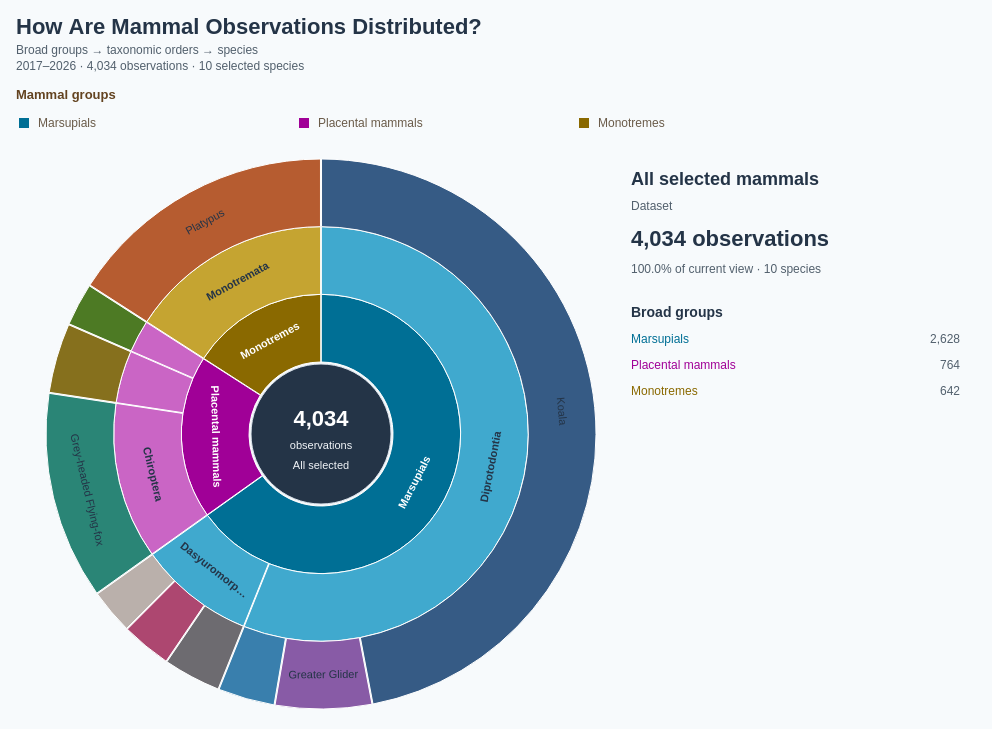

Vega-Lite specification stored for this chart:
### Vega specification from a JSON file in a GitHub repository (floating-point values rounded to 4 significant figures)
{"$schema": "https://vega.github.io/schema/vega/v5.json", "description": "Zoomable sunburst using exactly the 4,034 observations for the 10 species embedded in DotMap.vg.json. Broad mammal group → taxonomic order → species. Species counts are aggregated directly from DotMap observations, including its coordinate and species selection. Higher taxonomy matched by genus to the Mammal Diversity Database, https://raw.githubusercontent.com/mammaldiversity/mammaldiversity.github.io/master/_data/mdd.csv (retrieved 2026-10-10); input scientific names retained. Internal counts are zero to avoid double counting. Counts reflect recording activity, not animal abundance. Click groups or orders to focus; click centre to return to parent; Escape resets. All data embedded. Species leaves use the shared BumpChart species colours; internal rings retain broad-group colours. Uses the 10 most recent available observation years (2017–2026), including partial 2026.", "width": 960, "height": 614, "padding": 16, "background": "#f7fafc", "title": {"text": "How Are Mammal Observations Distributed?", "subtitle": ["Broad groups → taxonomic orders → species", "2017–2026 · 4,034 observations · 10 selected species"], "anchor": "start", "fontSize": 22, "color": "#243447", "subtitleFontSize": 12, "subtitleColor": "#52606d", "offset": 16, "subtitlePadding": 6, "subtitleLineHeight": 16}, "signals": [{"name": "persistentFocus", "value": "all", "on": [{"events": "@segments:click, @childLabels:click", "update": "datum.children > 0 ? datum.id : persistentFocus"}, {"events": "@centre:click", "update": "persistentFocus === 'all' ? 'all' : data('focusNode')[0].parent"}, {"events": "view:keydown[event.key === 'Escape']", "update": "'all'"}, {"events": {"signal": "selectedMammalGroup"}, "update": "selectedMammalGroup || 'all'"}]}, {"name": "hovered", "value": null, "on": [{"events": "@segments:mouseover, @childLabels:mouseover", "update": "datum.id"}, {"events": "@segments:mouseout, @childLabels:mouseout", "update": "null"}, {"events": {"signal": "focus"}, "update": "null"}]}, {"name": "current", "update": "data('focusNode')[0]"}, {"name": "hole", "value": 72}, {"name": "radius", "value": 275}, {"name": "ring", "update": "(radius - hole) / (3 - current.depth)"}, {"name": "detail", "update": "hovered ? data('hoverNode')[0] : current"}, {"name": "legendColumnWidth", "value": 280}, {"name": "legendSymbolSize", "value": 100}, {"name": "selectedMammalGroup", "value": null, "on": [{"events": "@groupLegendSymbols:click, @groupLegendLabels:click", "update": "selectedMammalGroup === datum.group ? null : datum.group"}]}, {"name": "hoveredMammalGroup", "value": null, "on": [{"events": "@groupLegendSymbols:mouseover, @groupLegendLabels:mouseover", "update": "datum.group"}, {"events": "@groupLegendSymbols:mouseout, @groupLegendLabels:mouseout", "update": "null"}]}, {"name": "focus", "update": "hoveredMammalGroup != null ? hoveredMammalGroup : persistentFocus"}], "data": [{"name": "taxonomy", "values": [{"id": "all", "parent": null, "label": "All selected mammals", "level": "Dataset", "count": 0, "path": "All selected mammals", "total": 4034, "speciesCount": 10}, {"id": "Marsupials", "parent": "all", "label": "Marsupials", "group": "Marsupials", "level": "Broad group", "count": 0, "path": "All selected mammals → Marsupials", "total": 2628, "speciesCount": 6}, {"id": "order:Dasyuromorphia", "parent": "Marsupials", "label": "Dasyuromorphia", "group": "Marsupials", "level": "Order", "count": 0, "path": "Marsupials → Dasyuromorphia", "total": 366, "speciesCount": 3}, {"id": "species:Dasyurus maculatus", "parent": "order:Dasyuromorphia", "label": "Spotted-tailed Quoll", "scientific": "Dasyurus maculatus", "group": "Marsupials", "level": "Species", "count": 120, "path": "Marsupials → Dasyuromorphia → Spotted-tailed Quoll", "total": 120, "speciesCount": 1}, {"id": "species:Dasyurus viverrinus", "parent": "order:Dasyuromorphia", "label": "Eastern Quoll", "scientific": "Dasyurus viverrinus", "group": "Marsupials", "level": "Species", "count": 108, "path": "Marsupials → Dasyuromorphia → Eastern Quoll", "total": 108, "speciesCount": 1}, {"id": "species:Sarcophilus harrisii", "parent": "order:Dasyuromorphia", "label": "Tasmanian Devil", "scientific": "Sarcophilus harrisii", "group": "Marsupials", "level": "Species", "count": 138, "path": "Marsupials → Dasyuromorphia → Tasmanian Devil", "total": 138, "speciesCount": 1}, {"id": "order:Diprotodontia", "parent": "Marsupials", "label": "Diprotodontia", "group": "Marsupials", "level": "Order", "count": 0, "path": "Marsupials → Diprotodontia", "total": 2262, "speciesCount": 3}, {"id": "species:Petauroides volans", "parent": "order:Diprotodontia", "label": "Greater Glider", "scientific": "Petauroides volans", "group": "Marsupials", "level": "Species", "count": 230, "path": "Marsupials → Diprotodontia → Greater Glider", "total": 230, "speciesCount": 1}, {"id": "species:Phascolarctos cinereus", "parent": "order:Diprotodontia", "label": "Koala", "scientific": "Phascolarctos cinereus", "group": "Marsupials", "level": "Species", "count": 1896, "path": "Marsupials → Diprotodontia → Koala", "total": 1896, "speciesCount": 1}, {"id": "species:Setonix brachyurus", "parent": "order:Diprotodontia", "label": "Quokka", "scientific": "Setonix brachyurus", "group": "Marsupials", "level": "Species", "count": 136, "path": "Marsupials → Diprotodontia → Quokka", "total": 136, "speciesCount": 1}, {"id": "Placental mammals", "parent": "all", "label": "Placental mammals", "group": "Placental mammals", "level": "Broad group", "count": 0, "path": "All selected mammals → Placental mammals", "total": 764, "speciesCount": 3}, {"id": "order:Carnivora", "parent": "Placental mammals", "label": "Carnivora", "group": "Placental mammals", "level": "Order", "count": 0, "path": "Placental mammals → Carnivora", "total": 103, "speciesCount": 1}, {"id": "species:Neophoca cinerea", "parent": "order:Carnivora", "label": "Australian Sea Lion", "scientific": "Neophoca cinerea", "group": "Placental mammals", "level": "Species", "count": 103, "path": "Placental mammals → Carnivora → Australian Sea Lion", "total": 103, "speciesCount": 1}, {"id": "order:Chiroptera", "parent": "Placental mammals", "label": "Chiroptera", "group": "Placental mammals", "level": "Order", "count": 0, "path": "Placental mammals → Chiroptera", "total": 494, "speciesCount": 1}, {"id": "species:Pteropus poliocephalus", "parent": "order:Chiroptera", "label": "Grey-headed Flying-fox", "scientific": "Pteropus poliocephalus", "group": "Placental mammals", "level": "Species", "count": 494, "path": "Placental mammals → Chiroptera → Grey-headed Flying-fox", "total": 494, "speciesCount": 1}, {"id": "order:Lagomorpha", "parent": "Placental mammals", "label": "Lagomorpha", "group": "Placental mammals", "level": "Order", "count": 0, "path": "Placental mammals → Lagomorpha", "total": 167, "speciesCount": 1}, {"id": "species:Oryctolagus cuniculus", "parent": "order:Lagomorpha", "label": "European Rabbit", "scientific": "Oryctolagus cuniculus", "group": "Placental mammals", "level": "Species", "count": 167, "path": "Placental mammals → Lagomorpha → European Rabbit", "total": 167, "speciesCount": 1}, {"id": "Monotremes", "parent": "all", "label": "Monotremes", "group": "Monotremes", "level": "Broad group", "count": 0, "path": "All selected mammals → Monotremes", "total": 642, "speciesCount": 1}, {"id": "order:Monotremata", "parent": "Monotremes", "label": "Monotremata", "group": "Monotremes", "level": "Order", "count": 0, "path": "Monotremes → Monotremata", "total": 642, "speciesCount": 1}, {"id": "species:Ornithorhynchus anatinus", "parent": "order:Monotremata", "label": "Platypus", "scientific": "Ornithorhynchus anatinus", "group": "Monotremes", "level": "Species", "count": 642, "path": "Monotremes → Monotremata → Platypus", "total": 642, "speciesCount": 1}]}, {"name": "tree", "source": "taxonomy", "transform": [{"type": "stratify", "key": "id", "parentKey": "parent"}, {"type": "partition", "field": "count", "sort": {"field": "value", "order": "descending"}, "size": [1, 1]}]}, {"name": "focusNode", "source": "tree", "transform": [{"type": "filter", "expr": "datum.id === focus"}]}, {"name": "hoverNode", "source": "tree", "transform": [{"type": "filter", "expr": "datum.id === hovered"}]}, {"name": "visible", "source": "tree", "transform": [{"type": "filter", "expr": "datum.depth > current.depth && datum.x0 >= current.x0 - 1e-10 && datum.x1 <= current.x1 + 1e-10"}, {"type": "formula", "expr": "2 * PI * (datum.x0 - current.x0) / (current.x1 - current.x0)", "as": "start"}, {"type": "formula", "expr": "2 * PI * (datum.x1 - current.x0) / (current.x1 - current.x0)", "as": "end"}, {"type": "formula", "expr": "hole + (datum.depth - current.depth - 1) * ring", "as": "inner"}, {"type": "formula", "expr": "hole + (datum.depth - current.depth) * ring", "as": "outer"}, {"type": "formula", "expr": "(datum.start + datum.end) / 2", "as": "mid"}]}, {"name": "children", "source": "tree", "transform": [{"type": "filter", "expr": "datum.parent === focus"}, {"type": "window", "sort": {"field": ["total", "label"], "order": ["descending", "ascending"]}, "ops": ["row_number"], "as": ["rank"]}, {"type": "filter", "expr": "datum.rank <= 12"}]}, {"name": "groupLegend", "values": [{"group": "Marsupials", "x": 16}, {"group": "Placental mammals", "x": 240}, {"group": "Monotremes", "x": 505}]}], "scales": [{"name": "groupColor", "type": "ordinal", "domain": ["Marsupials", "Placental mammals", "Monotremes"], "range": ["#006F95", "#A00097", "#8A6900"]}, {"name": "orderColor", "type": "ordinal", "domain": ["Marsupials", "Placental mammals", "Monotremes"], "range": ["#40A9CE", "#CA65C5", "#C5A431"]}, {"name": "speciesColor", "type": "ordinal", "domain": ["Koala", "Platypus", "Grey-headed Flying-fox", "Greater Glider", "Spotted-tailed Quoll", "European Rabbit", "Quokka", "Tasmanian Devil", "Eastern Barred Bandicoot", "Numbat", "Australian Sea Lion", "Eastern Quoll"], "range": ["#365B85", "#B65C30", "#2A8576", "#885BA6", "#AD4770", "#86701D", "#397FAD", "#6D6B70", "#C17A24", "#5146A0", "#4D7A24", "#bab0ab"]}], "marks": [{"name": "segments", "type": "arc", "from": {"data": "visible"}, "encode": {"update": {"x": {"value": 305}, "y": {"value": 335}, "startAngle": {"field": "start"}, "endAngle": {"field": "end"}, "innerRadius": {"field": "inner"}, "outerRadius": {"field": "outer"}, "fill": {"signal": "datum.level === 'Species' ? scale('speciesColor', datum.label) : scale(datum.depth === 1 ? 'groupColor' : 'orderColor', datum.group)"}, "fillOpacity": {"value": 1}, "stroke": {"signal": "hovered === datum.id ? '#243447' : '#ffffff'"}, "strokeWidth": {"signal": "hovered === datum.id ? 2.5 : 1"}, "padAngle": {"value": 0.003}, "cursor": {"signal": "datum.children > 0 ? 'pointer' : 'default'"}, "tooltip": {"signal": "{'Name': datum.label, 'Level': datum.level, 'Scientific name': datum.scientific || '—', 'Observations': format(datum.total, ',d'), 'Share of current view': format(datum.total / current.total, '.1%'), 'Species': datum.speciesCount}"}, "description": {"signal": "datum.path + ': ' + format(datum.total, ',d') + ' observations'"}}}}, {"name": "arcLabels", "type": "text", "interactive": false, "from": {"data": "visible"}, "encode": {"update": {"x": {"value": 305}, "y": {"value": 335}, "theta": {"field": "mid"}, "radius": {"signal": "(datum.inner + datum.outer) / 2"}, "angle": {"signal": "datum.mid * 180 / PI + (datum.mid > PI / 2 && datum.mid < 3 * PI / 2 ? 180 : 0)"}, "align": {"value": "center"}, "baseline": {"value": "middle"}, "text": {"field": "label"}, "fontSize": {"value": 11}, "fontWeight": {"signal": "datum.children > 0 ? 'bold' : 'normal'"}, "fill": {"signal": "datum.depth === 1 ? '#ffffff' : '#243447'"}, "limit": {"signal": "min(130, (datum.end - datum.start) * (datum.inner + datum.outer) / 2 - 12)"}, "opacity": {"signal": "(datum.end - datum.start) * (datum.inner + datum.outer) / 2 > 65 ? 1 : 0"}}}}, {"name": "centre", "type": "arc", "encode": {"update": {"x": {"value": 305}, "y": {"value": 335}, "startAngle": {"value": 0}, "endAngle": {"signal": "2 * PI"}, "innerRadius": {"value": 0}, "outerRadius": {"signal": "hole - 2"}, "fill": {"value": "#243447"}, "stroke": {"value": "#dce4ed"}, "cursor": {"signal": "focus === 'all' ? 'default' : 'pointer'"}, "tooltip": {"signal": "{'Current group': current.label}"}}}}, {"name": "centreCount", "type": "text", "interactive": false, "encode": {"update": {"x": {"value": 305}, "y": {"value": 327}, "text": {"signal": "format(current.total, ',d')"}, "fontSize": {"value": 22}, "fill": {"value": "#ffffff"}, "align": {"value": "center"}, "fontWeight": {"value": "bold"}}}}, {"name": "centreCaption", "type": "text", "interactive": false, "encode": {"update": {"x": {"value": 305}, "y": {"value": 350}, "text": {"value": "observations"}, "fontSize": {"value": 11}, "fill": {"value": "#F1F4F8"}, "align": {"value": "center"}}}}, {"name": "centreBack", "type": "text", "interactive": false, "encode": {"update": {"x": {"value": 305}, "y": {"value": 370}, "text": {"signal": "focus === 'all' ? 'All selected' : '↑ Go back'"}, "fontSize": {"value": 11}, "fill": {"value": "#F1F4F8"}, "align": {"value": "center"}}}}, {"name": "detailTitle", "type": "text", "interactive": false, "encode": {"update": {"x": {"value": 615}, "y": {"value": 86}, "text": {"signal": "detail.label"}, "fontSize": {"value": 18}, "fill": {"value": "#243447"}, "fontWeight": {"value": "bold"}, "limit": {"value": 330}}}}, {"name": "detailLevel", "type": "text", "interactive": false, "encode": {"update": {"x": {"value": 615}, "y": {"value": 111}, "text": {"signal": "detail.level + (detail.scientific ? ' · ' + detail.scientific : '')"}, "fontSize": {"value": 12}, "fill": {"value": "#52606d"}, "limit": {"value": 330}}}}, {"name": "detailCount", "type": "text", "interactive": false, "encode": {"update": {"x": {"value": 615}, "y": {"value": 147}, "text": {"signal": "format(detail.total, ',d') + ' observations'"}, "fontSize": {"value": 22}, "fill": {"value": "#243447"}, "fontWeight": {"value": "bold"}}}}, {"name": "detailShare", "type": "text", "interactive": false, "encode": {"update": {"x": {"value": 615}, "y": {"value": 174}, "text": {"signal": "format(detail.total / current.total, '.1%') + ' of current view · ' + detail.speciesCount + ' species'"}, "fontSize": {"value": 12}, "fill": {"value": "#52606d"}}}}, {"name": "listTitle", "type": "text", "interactive": false, "encode": {"update": {"x": {"value": 615}, "y": {"value": 218}, "text": {"signal": "current.depth === 0 ? 'Broad groups' : current.depth === 1 ? 'Taxonomic orders' : 'Species'"}, "fontSize": {"value": 14}, "fill": {"value": "#243447"}, "fontWeight": {"value": "bold"}}}}, {"name": "childLabels", "type": "text", "from": {"data": "children"}, "encode": {"update": {"x": {"value": 615}, "y": {"signal": "244 + (datum.rank - 1) * 26"}, "text": {"field": "label"}, "fontSize": {"value": 12}, "fill": {"scale": "groupColor", "field": "group"}, "fontWeight": {"signal": "hovered === datum.id ? 'bold' : 'normal'"}, "limit": {"value": 245}, "cursor": {"signal": "datum.children > 0 ? 'pointer' : 'default'"}, "tooltip": {"signal": "{'Name': datum.label, 'Observations': format(datum.total, ',d'), 'Share of current view': format(datum.total / current.total, '.1%')}"}}}}, {"name": "childCounts", "type": "text", "interactive": false, "from": {"data": "children"}, "encode": {"update": {"x": {"value": 944}, "y": {"signal": "244 + (datum.rank - 1) * 26"}, "align": {"value": "right"}, "text": {"signal": "format(datum.total, ',d')"}, "fontSize": {"value": 12}, "fill": {"value": "#52606d"}}}}, {"name": "groupLegendSymbols", "type": "symbol", "from": {"data": "groupLegend"}, "encode": {"update": {"x": {"signal": "8 + (datum.group === 'Marsupials' ? 0 : datum.group === 'Placental mammals' ? 1 : 2) * legendColumnWidth"}, "y": {"value": 24}, "shape": {"value": "square"}, "size": {"signal": "legendSymbolSize"}, "fill": {"scale": "groupColor", "field": "group"}, "cursor": {"value": "pointer"}, "opacity": {"signal": "focus === 'all' || current.group === datum.group ? 1 : 0.3"}}}, "interactive": true}, {"name": "groupLegendLabels", "type": "text", "from": {"data": "groupLegend"}, "encode": {"update": {"x": {"signal": "22 + (datum.group === 'Marsupials' ? 0 : datum.group === 'Placental mammals' ? 1 : 2) * legendColumnWidth"}, "y": {"value": 24}, "baseline": {"value": "middle"}, "text": {"field": "group"}, "fontSize": {"value": 12}, "fill": {"value": "#6a5b49"}, "font": {"value": "Arial"}, "cursor": {"value": "pointer"}, "opacity": {"signal": "focus === 'all' || current.group === datum.group ? 1 : 0.3"}, "fontWeight": {"signal": "focus !== 'all' && current.group === datum.group ? 'bold' : 'normal'"}}}, "interactive": true}, {"name": "groupLegendTitle", "type": "text", "interactive": false, "encode": {"update": {"x": {"value": 0}, "y": {"value": 0}, "text": {"value": "Mammal groups"}, "font": {"value": "Arial"}, "fontSize": {"value": 13}, "fontWeight": {"value": "bold"}, "fill": {"value": "#634320"}}}}], "config": {"font": "Arial", "legend": {"labelFont": "Arial", "titleFont": "Arial", "labelFontSize": 12, "titleFontSize": 13, "titleFontWeight": "bold", "labelColor": "#6a5b49", "titleColor": "#634320", "symbolType": "square", "symbolSize": 100, "rowPadding": 8, "columnPadding": 24, "labelOffset": 8}}, "usermeta": {"observationWindow": {"source": "Dataset/observations-794195.csv", "dateField": "observed_on", "years": [2017, 2018, 2019, 2020, 2021, 2022, 2023, 2024, 2025, 2026], "yearCount": 10, "includesPartialLatestYear": true}}}
